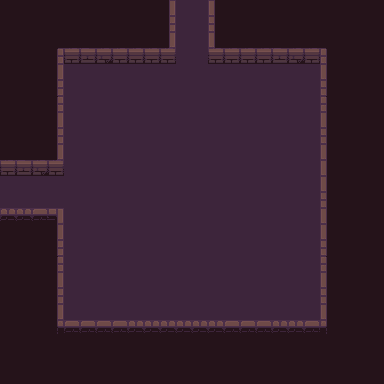

The image is a tile-based game level rendered from a .tmx file. Its description and source (layers, tilesets, objects; grid data summarised) follow:
An orthogonal 24x24 tile map with 16x16 px tiles, 4 tile layers (background, road, wall, item), 1 hidden layer not drawn, 3 tilesets.

<map version="1.2" tiledversion="1.3.1" orientation="orthogonal" renderorder="right-down" compressionlevel="0" width="24" height="24" tilewidth="16" tileheight="16" infinite="0" nextlayerid="7" nextobjectid="1">
 <tileset firstgid="1" name="Dungeon_Tileset" tilewidth="16" tileheight="16" tilecount="100" columns="10">
  <image source="Dungeon_Tileset.png" width="160" height="160" />
 </tileset>
 <tileset firstgid="101" name="flag" tilewidth="16" tileheight="16" tilecount="4" columns="4">
  <image source="flag.png" width="64" height="16" />
  <tile id="0">
   <animation>
    <frame tileid="3" duration="200" />
    <frame tileid="2" duration="200" />
    <frame tileid="1" duration="200" />
    <frame tileid="0" duration="200" />
   </animation>
  </tile>
 </tileset>
 <tileset firstgid="105" name="torch" tilewidth="16" tileheight="16" tilecount="4" columns="4">
  <image source="torch.png" width="64" height="16" />
  <tile id="0">
   <animation>
    <frame tileid="3" duration="200" />
    <frame tileid="2" duration="200" />
    <frame tileid="1" duration="200" />
    <frame tileid="0" duration="200" />
   </animation>
  </tile>
 </tileset>
 <layer id="1" name="background" width="24" height="24">
  <data>[576 cells, 576 non-empty, 1 distinct tile ids]</data>
 </layer>
 <layer id="5" name="road" width="24" height="24">
  <data>[576 cells, 272 non-empty, 1 distinct tile ids]</data>
 </layer>
 <layer id="3" name="wall" width="24" height="24">
  <data>[576 cells, 76 non-empty, 19 distinct tile ids]</data>
 </layer>
 <layer id="4" name="item" width="24" height="24">
  <data>[576 cells, 0 non-empty, 0 distinct tile ids]</data>
 </layer>
 <layer id="6" name="smog" width="24" height="24" visible="0">
  <data>[576 cells, 576 non-empty, 1 distinct tile ids]</data>
 </layer>
</map>
